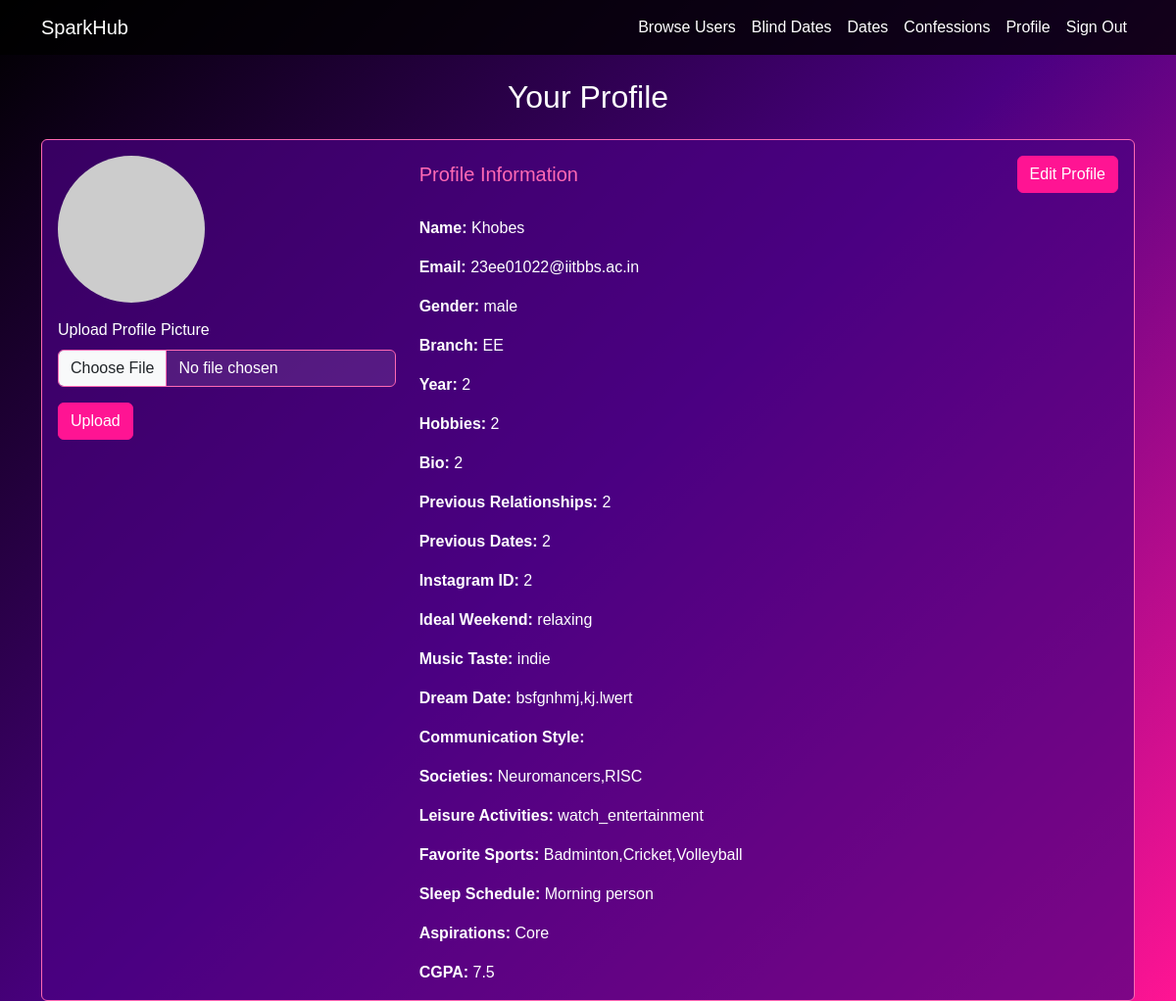
The app's page /profile (signed in) with its own data.
### app.py (models this page shows)
class User(db.Model):
    id = db.Column(db.Integer, primary_key=True)
    email = db.Column(db.String(120), unique=True, nullable=False)
    password = db.Column(db.String(255), nullable=False)
    name = db.Column(db.String(100), nullable=False)
    gender = db.Column(db.String(20), nullable=False)
    branch = db.Column(db.String(50), nullable=False)
    year = db.Column(db.Integer, nullable=False)
    hobbies = db.Column(db.String(255))
    bio = db.Column(db.Text)
    image = db.Column(db.String(255))
    previous_relationships = db.Column(db.Integer, default=0)
    previous_dates = db.Column(db.Integer, default=0)
    insta_id = db.Column(db.String(100))
    ideal_weekend = db.Column(db.String(50))
    music_taste = db.Column(db.String(100))
    societies = db.Column(db.String(500))
    favorite_sports = db.Column(db.String(200))
    cgpa = db.Column(db.Float)
    leisure_activities = db.Column(db.String(100))
    personality_type = db.Column(db.String(50))
    sleep_schedule = db.Column(db.String(50))
    aspirations = db.Column(db.String(50))
    dream_date = db.Column(db.String(255))

### app.py (the view)
@app.route('/profile')
def profile():
    if 'user_id' not in session:
        return redirect(url_for('signin'))
    user = User.query.get(session['user_id'])
    return render_template('profile.html', user=user)

### templates/profile.html (shortened to what this page needs)
{% extends "base.html" %}
{% block content %}
<h2 class="text-center mb-4">Your Profile</h2>
<div class="card">
    <div class="card-body">
        <div class="row">
            <div class="col-md-4">
                <img src="{{ url_for('static', filename='uploads/' + user.image) if user.image else 'https://via.placeholder.com/150' }}" alt="{{ user.name }}" class="img-fluid rounded-circle mb-3">
                <form id="image-upload-form" enctype="multipart/form-data">
                    <div class="mb-3">
                        <label for="image" class="form-label">Upload Profile Picture</label>
                        <input type="file" class="form-control" id="image" name="image" accept="image/*">
                    </div>
                    <button type="submit" class="btn btn-primary">Upload</button>
                </form>
            </div>
            <div class="col-md-8">
                <div class="d-flex justify-content-between align-items-center mb-4">
                    <h5 class="card-title mb-0">Profile Information</h5>
                    <button id="editProfileBtn" class="btn btn-primary">Edit Profile</button>
                </div>
                <div id="profileView">
                    <p class="card-text"><strong>Name:</strong> {{ user.name }}</p>
                    <p class="card-text"><strong>Email:</strong> {{ user.email }}</p>
                    <p class="card-text"><strong>Gender:</strong> {{ user.gender }}</p>
                    <p class="card-text"><strong>Branch:</strong> {{ user.branch }}</p>
                    <p class="card-text"><strong>Year:</strong> {{ user.year }}</p>
                    <p class="card-text"><strong>Hobbies:</strong> {{ user.hobbies }}</p>
                    <p class="card-text"><strong>Bio:</strong> {{ user.bio }}</p>
                    <p class="card-text"><strong>Previous Relationships:</strong> {{ user.previous_relationships }}</p>
                    <p class="card-text"><strong>Previous Dates:</strong> {{ user.previous_dates }}</p>
                    <p class="card-text"><strong>Instagram ID:</strong> {{ user.insta_id }}</p>
                    <p class="card-text"><strong>Ideal Weekend:</strong> {{ user.ideal_weekend }}</p>
                    <p class="card-text"><strong>Music Taste:</strong> {{ user.music_taste }}</p>
                    <p class="card-text"><strong>Dream Date:</strong> {{ user.dream_date if user.dream_date else 'Not specified' }}</p>
                    <p class="card-text"><strong>Communication Style:</strong> {{ user.communication_style }}</p>
                    <p class="card-text"><strong>Societies:</strong> {{ user.societies }}</p>
                    <p class="card-text"><strong>Leisure Activities:</strong> {{ user.leisure_activities }}</p>
                    <p class="card-text"><strong>Favorite Sports:</strong> {{ user.favorite_sports }}</p>
                    <p class="card-text"><strong>Sleep Schedule:</strong> {{ user.sleep_schedule|title|replace('_', ' ') if user.sleep_schedule else 'Not specified' }}</p>
                    <p class="card-text"><strong>Aspirations:</strong> {{ user.aspirations|title|replace('_', ' ') if user.aspirations else 'Not specified' }}</p>
                    {% if user.cgpa %}
                    <p class="card-text"><strong>CGPA:</strong> {{ user.cgpa }}</p>
                    {% endif %}
                </div>
            </div>
        </div>
    </div>
</div>
{% endblock %}

### templates/base.html (shortened to what this page needs)
<!DOCTYPE html>
<html lang="en">
<head>
    <link href="https://cdn.jsdelivr.net/npm/bootstrap@5.3.0-alpha1/dist/css/bootstrap.min.css" rel="stylesheet">
    <link rel="stylesheet" href="https://cdn.jsdelivr.net/npm/bootstrap-icons@1.7.2/font/bootstrap-icons.css">
    <link rel="stylesheet" href="{{ url_for('static', filename='css/style.css') }}">
</head>
<body>
    <nav class="navbar navbar-expand-lg navbar-dark bg-dark">
        <div class="container">
            <a class="navbar-brand" href="{{ url_for('home') }}">SparkHub</a>
            <div class="collapse navbar-collapse" id="navbarNav">
                <ul class="navbar-nav ms-auto">
                    {% if 'user_id' in session %}
                        <li class="nav-item">
                            <a class="nav-link" href="{{ url_for('users') }}">Browse Users</a>
                        </li>
                        <li class="nav-item">
                            <a class="nav-link" href="{{ url_for('blind_dates') }}">Blind Dates</a>
                        </li>
                        <li class="nav-item">
                            <a class="nav-link" href="{{ url_for('dates') }}">Dates</a>
                        </li>
                        <li class="nav-item">
                            <a class="nav-link" href="{{ url_for('confessions') }}">Confessions</a>
                        </li>
                        <li class="nav-item">
                            <a class="nav-link" href="{{ url_for('profile') }}">Profile</a>
                        </li>
                        <li class="nav-item">
                            <a class="nav-link" href="{{ url_for('signout') }}">Sign Out</a>
                        </li>
                    {% endif %}
                </ul>
            </div>
        </div>
    </nav>
    <div class="container mt-4">
        {% block content %}{% endblock %}
    </div>
</body>
</html>

### static/css/style.css (style rules this page uses)
:root { --background: linear-gradient(135deg, #000000, #4b0082, #ff1493); --text-primary: #ffffff; --text-secondary: #e0e0e0; --accent-primary: #ff69b4; --accent-secondary: #9400d3; --card-bg: rgba(75, 0, 130, 0.7); --input-bg: rgba(255, 255, 255, 0.1); --button-bg: #ff1493; --button-hover: #ff69b4; }
body { background: var(--background); color: var(--text-primary); font-family: "Arial", sans-serif; }
.navbar { background-color: rgba(0, 0, 0, 0.8) !important; }
.navbar-brand, .nav-link { color: var(--text-primary) !important; }
.btn-primary { background-color: var(--button-bg); border-color: var(--button-bg); color: var(--text-primary); }
.card { background-color: var(--card-bg); border-color: var(--accent-primary); color: var(--text-primary); height: 100%; display: flex; flex-direction: column; }
.card-body { flex: 1 0 auto; display: flex; flex-direction: column; }
.form-control, .form-select { background-color: var(--input-bg); border-color: var(--accent-primary); color: var(--text-primary); }
.form-control::placeholder { color: var(--text-secondary); }
.card-title { color: var(--accent-primary); }
.btn { background-color: var(--button-bg); border-color: var(--button-bg); color: var(--text-primary); transition: all 0.3s ease; }
.card, .btn, .form-control, .form-select { transition: all 0.3s ease; }

### records on screen
User: name "Khobes", email "23ee01022@iitbbs.ac.in", gender "male", branch "EE", year "2", hobbies "2", bio "2", previous_relationships "2", previous_dates "2", insta_id "2", ideal_weekend "relaxing", music_taste "indie", dream_date "bsfgnhmj,kj.lwert", societies "Neuromancers,RISC", leisure_activities "watch_entertainment", favorite_sports "Badminton,Cricket,Volleyball", sleep_schedule "Morning person", aspirations "Core", cgpa "7.5"
